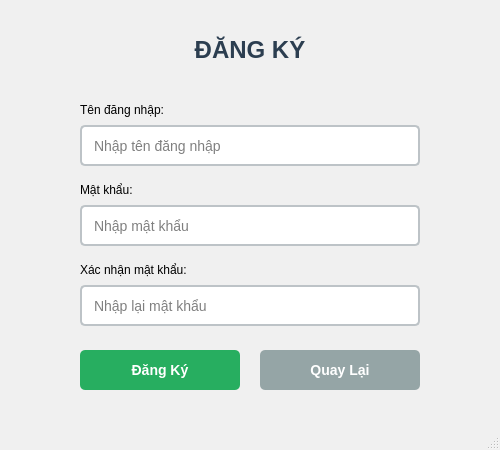
<?xml version="1.0" encoding="UTF-8"?>
<ui version="4.0">
 <class>MainWindow</class>
 <widget class="QMainWindow" name="MainWindow">
  <property name="geometry">
   <rect>
    <x>0</x>
    <y>0</y>
    <width>500</width>
    <height>450</height>
   </rect>
  </property>
  <property name="windowTitle">
   <string>Đăng Ký - Task Manager</string>
  </property>
  <property name="styleSheet">
   <string notr="true">QMainWindow {
    background-color: #f0f0f0;
}
QLabel#title {
    font-size: 24px;
    font-weight: bold;
    color: #2c3e50;
}
QLineEdit {
    padding: 10px;
    border: 2px solid #bdc3c7;
    border-radius: 5px;
    font-size: 14px;
}
QLineEdit:focus {
    border-color: #3498db;
}
QPushButton {
    padding: 10px;
    background-color: #27ae60;
    color: white;
    border: none;
    border-radius: 5px;
    font-size: 14px;
    font-weight: bold;
}
QPushButton:hover {
    background-color: #229954;
}
QPushButton:pressed {
    background-color: #1e8449;
}</string>
  </property>
  <widget class="QWidget" name="centralwidget">
   <widget class="QLabel" name="title">
    <property name="geometry">
     <rect>
      <x>150</x>
      <y>30</y>
      <width>200</width>
      <height>40</height>
     </rect>
    </property>
    <property name="text">
     <string>ĐĂNG KÝ</string>
    </property>
    <property name="alignment">
     <set>Qt::AlignCenter</set>
    </property>
   </widget>
   <widget class="QLabel" name="label_username">
    <property name="geometry">
     <rect>
      <x>80</x>
      <y>100</y>
      <width>100</width>
      <height>20</height>
     </rect>
    </property>
    <property name="text">
     <string>Tên đăng nhập:</string>
    </property>
   </widget>
   <widget class="QLineEdit" name="lineEdit_username">
    <property name="geometry">
     <rect>
      <x>80</x>
      <y>125</y>
      <width>340</width>
      <height>41</height>
     </rect>
    </property>
    <property name="placeholderText">
     <string>Nhập tên đăng nhập</string>
    </property>
   </widget>
   <widget class="QLabel" name="label_password">
    <property name="geometry">
     <rect>
      <x>80</x>
      <y>180</y>
      <width>100</width>
      <height>20</height>
     </rect>
    </property>
    <property name="text">
     <string>Mật khẩu:</string>
    </property>
   </widget>
   <widget class="QLineEdit" name="lineEdit_password">
    <property name="geometry">
     <rect>
      <x>80</x>
      <y>205</y>
      <width>340</width>
      <height>41</height>
     </rect>
    </property>
    <property name="echoMode">
     <enum>QLineEdit::Password</enum>
    </property>
    <property name="placeholderText">
     <string>Nhập mật khẩu</string>
    </property>
   </widget>
   <widget class="QLabel" name="label_confirm">
    <property name="geometry">
     <rect>
      <x>80</x>
      <y>260</y>
      <width>120</width>
      <height>20</height>
     </rect>
    </property>
    <property name="text">
     <string>Xác nhận mật khẩu:</string>
    </property>
   </widget>
   <widget class="QLineEdit" name="lineEdit_confirm">
    <property name="geometry">
     <rect>
      <x>80</x>
      <y>285</y>
      <width>340</width>
      <height>41</height>
     </rect>
    </property>
    <property name="echoMode">
     <enum>QLineEdit::Password</enum>
    </property>
    <property name="placeholderText">
     <string>Nhập lại mật khẩu</string>
    </property>
   </widget>
   <widget class="QPushButton" name="btn_register">
    <property name="geometry">
     <rect>
      <x>80</x>
      <y>350</y>
      <width>160</width>
      <height>40</height>
     </rect>
    </property>
    <property name="text">
     <string>Đăng Ký</string>
    </property>
   </widget>
   <widget class="QPushButton" name="btn_back">
    <property name="geometry">
     <rect>
      <x>260</x>
      <y>350</y>
      <width>160</width>
      <height>40</height>
     </rect>
    </property>
    <property name="styleSheet">
     <string notr="true">QPushButton {
    background-color: #95a5a6;
}
QPushButton:hover {
    background-color: #7f8c8d;
}
QPushButton:pressed {
    background-color: #5d6d7e;
}</string>
    </property>
    <property name="text">
     <string>Quay Lại</string>
    </property>
   </widget>
  </widget>
  <widget class="QMenuBar" name="menubar">
   <property name="geometry">
    <rect>
     <x>0</x>
     <y>0</y>
     <width>500</width>
     <height>26</height>
    </rect>
   </property>
  </widget>
  <widget class="QStatusBar" name="statusbar"/>
 </widget>
 <resources/>
 <connections/>
</ui>
